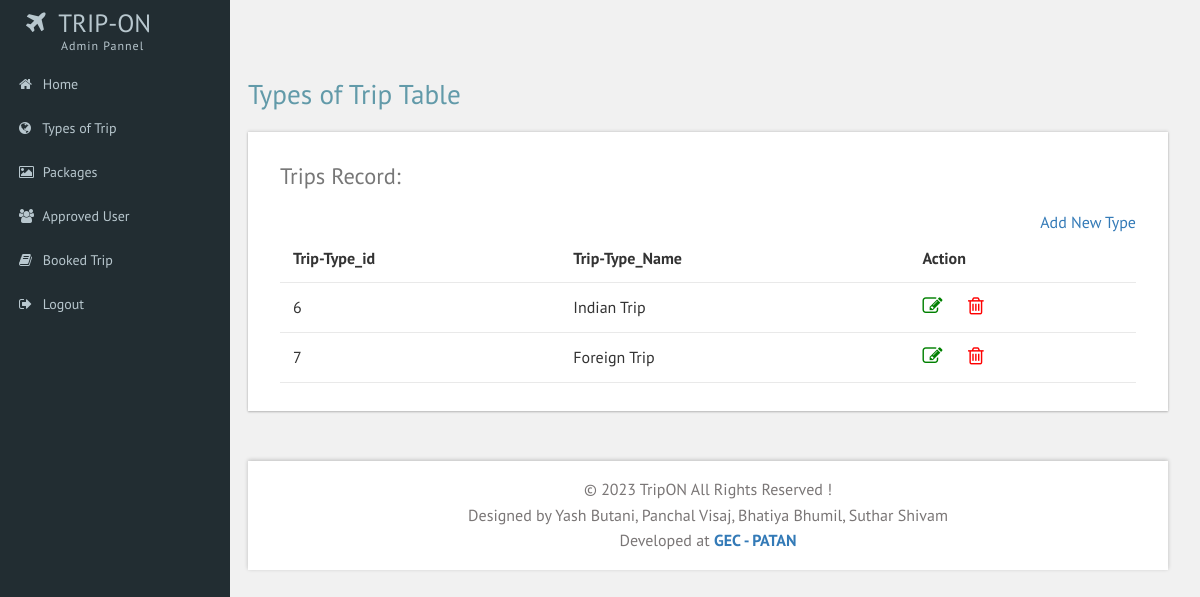
The page /web/Industry.php on the database its author committed.
### tables this page shows
CREATE TABLE `industry_info` (
  `Industry_id` int(5) NOT NULL,
  `Industry_name` text NOT NULL
);

### web/Industry.php (the view, shortened to what this page needs)
<?php
	include "Header.php"
?>
<div class="main grid">
    <div class="social grid">
        <div class="grid-info">
            <div id="page-wrapper">
                <div class="main-page">
                    <div class="tables">
                        <h3 class="title1">Types of Trip Table</h3>
                        <div class="panel-body widget-shadow">
                            <h4>Trips Record:</h4>
                            <a href="AddNewIndustry.php" style="float:right">Add New Type</a>
                            <table class="table">
                                <thead>
                                    <tr>
                                        <th>Trip-type_id</th>
                                        <th>Trip-type_Name</th>
                                        <th>Action</th>
                                    </tr>
                                </thead>
                                <?php
include "Connection.php";
$query="SELECT * FROM industry_info";
$c=mysqli_query($con,$query);
while($r=mysqli_fetch_array($c))
{
	?>
                                <tr>
                                    <td><?php echo $r['Industry_id'];?></td>
                                    <td><?php echo $r['Industry_name'];?></td>
                                    <td>
                                        <a href="IndustryEdit.php?id=<?php echo $r['Industry_id'];?>"> <i
                                                style="font-size:20px; color:green" class="fa fa-pencil-square-o"
                                                aria-hidden="true"></i></a>
                                        <a class="dropdown-item" onclick="return confirm('Are you sure you want to delete this record');
			" href="IndustryDelete.php?id=<?php echo $r['Industry_id'];?>" onclick="return checkdelete()"><i
                                                style="font-size:20px; color:red" class="fa fa-trash-o"
                                                aria-hidden="true"></i></a>
                                    </td>
                                </tr>
                                <?php
}
?>
                            </table>
                        </div>
                        <?php
include "Footer.php";
?>

### web/css/custom.css (style rules this page uses)
#page-wrapper { padding:5em 2em 2.5em; background-color: #F1F1F1; }

### rows shown on the page
industry_info: Industry_id "6", Industry_name "Indian Trip"
industry_info: Industry_id "7", Industry_name "Foreign Trip"
